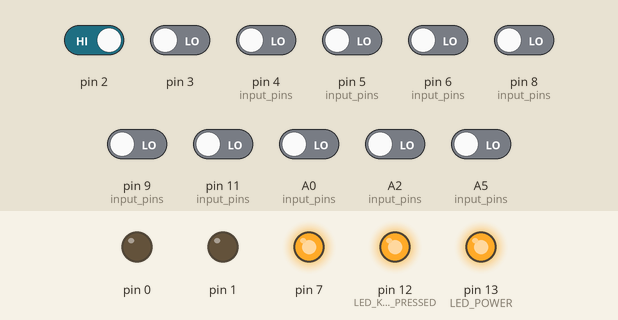
Simulated run of this sketch. Board: Arduino Uno, built with avr-gcc and run on an emulated ATmega328P. On the bench: output pins drawn as LEDs (lit = HIGH). Inputs (shaded band) come from the test bench; at power-on: pin 2 HIGH, A0 (input_pins), A2 (input_pins), A5 (input_pins), pin 3, pin 4 (input_pins), pin 5 (input_pins), pin 6 (input_pins), pin 8 (input_pins), pin 9 (input_pins), pin 11 (input_pins) LOW.

Above: at 1.2 s.
1.3 s: pin 2 driven LOW
Timing chart, 0 to 4.3 s (numbered marks = the images above; inputs shaded):
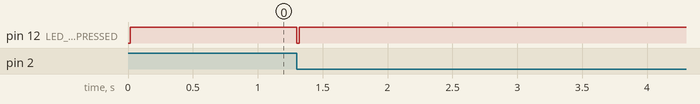

Measured:
- after the input at 1.3 s, pin 12 (LED_KEY_PRESSED): HIGH → LOW at once, → HIGH 0.02 s later

The sketch:

Scampkey.ino
```cpp
// (licence header left out)
#include <Arduino.h>
#include "UsbKeyboard.h"

#include "Scampkey_settings.h"
#include "Scampkey_private.h"

Input inputs[NR_INPUTS];
int led_key_pressed_on_timeout = 0;

void usb_disable_timer0_overflow_interrupt() {
  TIMSK0&=!(1<<TOIE0);
}

void usb_update() {
  UsbKeyboard.update();
}

void usb_press_key(int keycode ) {
  UsbKeyboard.sendKeyStroke(keycode);
}

void inputs_setup() {
  for (int i=0; i<NR_INPUTS; i++) {
    Input *input = &inputs[i];
    input->sample_counter = 0;
    input->pressed = false;
    input->pin = input_pins[i];
    input->key = input_keys[i];
    input_zero_samples( input );
    pinMode( input->pin, INPUT );
    digitalWrite( input->pin, LOW );
  }
}

void input_zero_samples( Input *input ) {
      for(int j=0; j<NR_SAMPLES; j++) {
      input->samples[j] = false;
    }
}

boolean input_pressed(Input *input) {
  double average = 0;
  for(size_t i=0; i<NR_SAMPLES; i++) {
    average += input->samples[i];
  }
  average /= NR_SAMPLES;

  if ( average > THRESHOLD ) {
    return true;
  }

  return false;
}

boolean input_pressed_no_repeat( Input *input) {
  boolean pressed = input_pressed( input );

  boolean report_pressed = false;

  if ( ! input->pressed && pressed ) {
    report_pressed = true;
    input->pressed = true;
  }

  if ( input->pressed && !pressed ) {
    input->pressed = false;
  }

  return report_pressed;
}

void input_sample(Input *input) {
  input->samples[input->sample_counter] = ! digitalRead( input->pin );
  input->sample_counter++;
  if ( input->sample_counter >= NR_SAMPLES) {
    input->sample_counter = 0;
  }
}

void led_on()
{
  digitalWrite( LED_KEY_PRESSED, 1 );
  led_key_pressed_on_timeout = LED_KEY_PRESSED_ON_TIMEOUT;
}

void led_off_after_timeout()
{
  if (led_key_pressed_on_timeout > 0 ) {
    led_key_pressed_on_timeout--;
    return;
  }
  digitalWrite(LED_KEY_PRESSED, 0);
}

void setup() {
  inputs_setup();

  pinMode( LED_POWER, OUTPUT );
  digitalWrite( LED_POWER, 1 );
  pinMode( LED_KEY_PRESSED, OUTPUT );
  digitalWrite( LED_KEY_PRESSED, 0 );

  usb_disable_timer0_overflow_interrupt();
}

void loop() {
  usb_update();
  for(int i=0; i<NR_INPUTS; i++) {
    Input *input = &inputs[i];
    boolean pressed = (REPEAT) ? input_pressed(input) : input_pressed_no_repeat(input);
    if (pressed) {
      led_on();
      usb_press_key( input->key );
    }
    input_sample(input);
  }
  led_off_after_timeout();
}
```

Scampkey_settings.h
```cpp
#define NR_SAMPLES  16
#define THRESHOLD  0.5
#define REPEAT true

#define LED_POWER 13
#define LED_KEY_PRESSED 12
#define LED_KEY_PRESSED_ON_TIMEOUT 1

#define NR_INPUTS 9
int input_pins[NR_INPUTS] = { 4,     5,     6,     8,     9,     11,    A0,    A2,    A5 };
int input_keys[NR_INPUTS] = { KEY_W, KEY_A, KEY_S, KEY_D, KEY_I, KEY_J, KEY_K, KEY_L, KEY_SPACE };
```

Scampkey_private.h
```cpp
typedef struct Input {
  int pin;
  int key;
  boolean pressed;
  int sample_counter;
  boolean samples[NR_SAMPLES];
} Input;
```
